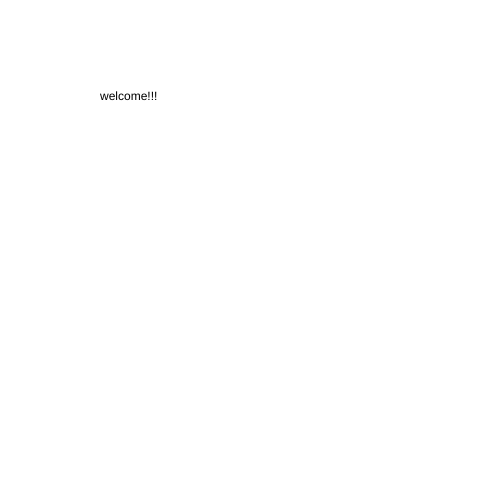
Frame 1 (no input)
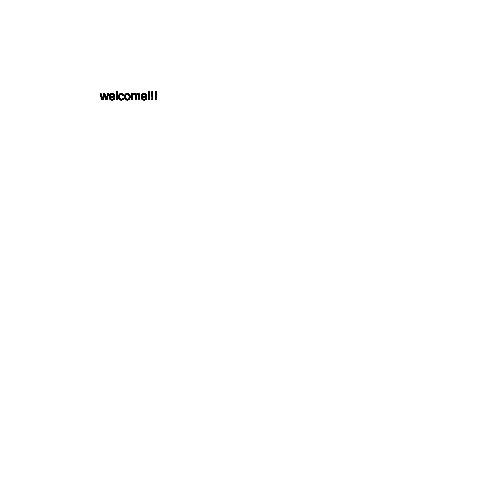
Frame 60 (no input)
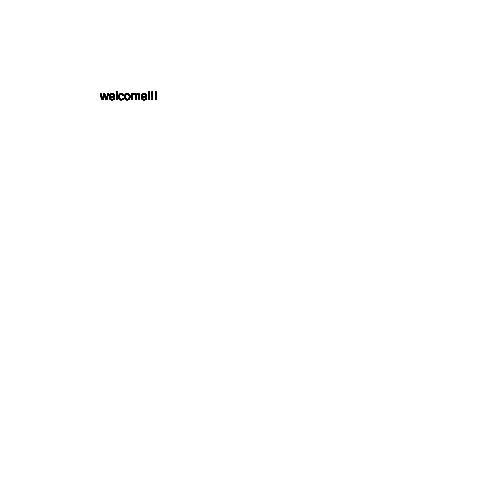
Frame 120 (the mouse pressed at the canvas centre since frame 60)

The p5.js sketch that drew these frames (run headless with seeded random() and noise() and a simulated clock; from frame 60 on, the mouse is pressed at the canvas centre):

// p5.js sketch
// ── sketch.js
let state = 0 ;

function setup() {
  createCanvas(500, 500);
}

function draw() {

  switch(state) {
    case 0:
    text("welcome!!!", 100, 100 ) ;
    break ;

    case 1:
    // game!!!
    break ;

    case 2:
    break ;

    case 3:
    break ;

  }

}


function mouseReleased() {

  state = state + 1 ;
  if (state > 2) {
    state = 0 ;
  }

}
